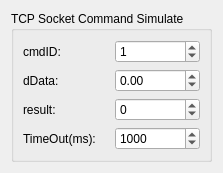
     <widget class="QWidget" name="page_27">
      <layout class="QVBoxLayout" name="verticalLayout_31">
       <item>
        <widget class="QGroupBox" name="groupBox_9">
         <property name="title">
          <string>TCP Socket Command Simulate</string>
         </property>
         <layout class="QVBoxLayout" name="verticalLayout_30">
          <item>
           <layout class="QHBoxLayout" name="horizontalLayout_103">
            <item>
             <widget class="QLabel" name="label_88">
              <property name="text">
               <string>cmdID:</string>
              </property>
             </widget>
            </item>
            <item>
             <widget class="QSpinBox" name="tcpcmdidspinBox">
              <property name="value">
               <number>1</number>
              </property>
             </widget>
            </item>
           </layout>
          </item>
          <item>
           <layout class="QHBoxLayout" name="horizontalLayout_102">
            <item>
             <widget class="QLabel" name="label_89">
              <property name="text">
               <string>dData:</string>
              </property>
             </widget>
            </item>
            <item>
             <widget class="QDoubleSpinBox" name="tcpddatadoubleSpinBox">
              <property name="minimum">
               <double>-10000.000000000000000</double>
              </property>
              <property name="maximum">
               <double>10000.000000000000000</double>
              </property>
             </widget>
            </item>
           </layout>
          </item>
          <item>
           <layout class="QHBoxLayout" name="horizontalLayout_100">
            <item>
             <widget class="QLabel" name="label_91">
              <property name="text">
               <string>result:</string>
              </property>
             </widget>
            </item>
            <item>
             <widget class="QSpinBox" name="tcpresultspinBox">
              <property name="minimum">
               <number>-999999999</number>
              </property>
              <property name="maximum">
               <number>999999999</number>
              </property>
             </widget>
            </item>
           </layout>
          </item>
          <item>
           <layout class="QHBoxLayout" name="horizontalLayout_104">
            <item>
             <widget class="QLabel" name="label_92">
              <property name="text">
               <string>TimeOut(ms):</string>
              </property>
             </widget>
            </item>
            <item>
             <widget class="QSpinBox" name="tcptimeoutspinBox">
              <property name="minimum">
               <number>1</number>
              </property>
              <property name="maximum">
               <number>999999999</number>
              </property>
              <property name="singleStep">
               <number>1</number>
              </property>
              <property name="value">
               <number>1000</number>
              </property>
             </widget>
            </item>
           </layout>
          </item>
         </layout>
        </widget>
       </item>
      </layout>
     </widget>
